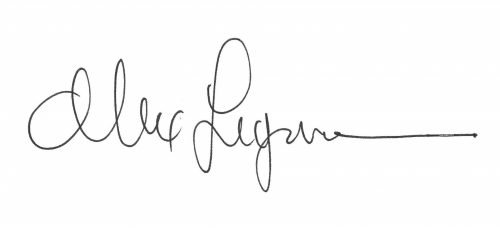
#> input picture images/temp.jpg, 500 x 228 px
$ python -i Helper.py   (imports and definitions only)
#> lines starting #> are read from the running program, lines starting #| are printed output that depends on the picture; after the words box and inside, x2 and y2 are one past the last pixel; in counts of white or black regions, pixels touching at a corner belong together
#> further down, picture is the input picture: shape (228, 500, 3); min 40, max 255, mean 249.3
import cv2
import sys
import os
import numpy as np
import urllib.request
import matplotlib.pyplot as plt
import imutils

# [5 lines of commented-out code are left out]

class Helper():
    def __init__(self):
        pass

    # [15 lines left out: function find_face, not called in this run]

    def detect_sign(self,image):
        orig = image.copy()
        gray = cv2.cvtColor(image,cv2.COLOR_BGR2GRAY)
        gray = cv2.GaussianBlur(gray,(5,5),0)
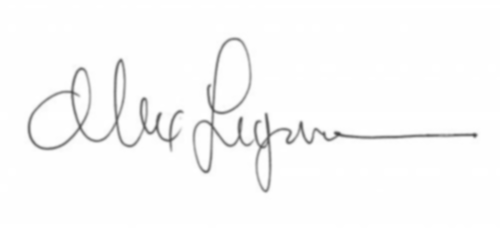
#> gray: shape (228, 500); min 72, max 255, mean 249.3
        plt.imshow(gray,'gray')
        edged = cv2.Canny(gray,80,200)
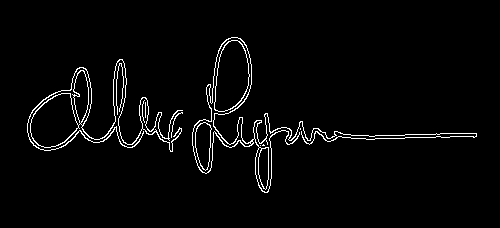
#> edged: shape (228, 500); 2.8% white in thin lines or dots, all inside (x1, y1, x2, y2) = (27, 37, 477, 193)
        plt.imshow(edged,'gray')
        cnts = cv2.findContours(edged.copy(), cv2.RETR_LIST, cv2.CHAIN_APPROX_SIMPLE)
#> cnts = 18 contours, 8 with area under 20; largest, box (x1, y1, x2, y2) and area: (192, 37, 477, 193) 4101, (192, 37, 252, 174) 3560, (27, 59, 183, 152) 2578, (214, 40, 250, 112) 1866, (214, 40, 250, 112) 1836
        cnts = imutils.grab_contours(cnts)
        cnts = sorted(cnts, key= cv2.contourArea, reverse=True)[:1]
#> cnts = 1 contour; box (x1, y1, x2, y2) and area: (192, 37, 477, 193) 4101
        for c in cnts:
            peri = cv2.arcLength(c,True)
            apprx = cv2.approxPolyDP(c, 0.2*peri, True)
            x,y,w,h = cv2.boundingRect(apprx)
            cv2.rectangle(orig,(x,y),(x+w,y+h),(255,0,0),2)
#> this loop made 1 pass
#> (peri, x, y, w, h) on pass 1: (2206.4, 192, 145, 1, 1)
#> orig: shape (228, 500, 3); 0.01% of pixels changed, all inside (x1, y1, x2, y2) = (191, 144, 195, 148)
            #print(c)
        plt.imshow(orig)

    # [108 lines left out: functions convert_sign, sign_extract, not called in this run]

    def download_img(self,url):
        urllib.request.urlretrieve(url,"./images/temp.jpg")


# [6 lines of commented-out code are left out]

>>> import cv2
>>> picture = cv2.imread('../images/temp.jpg')
>>> result = Helper().detect_sign(picture)
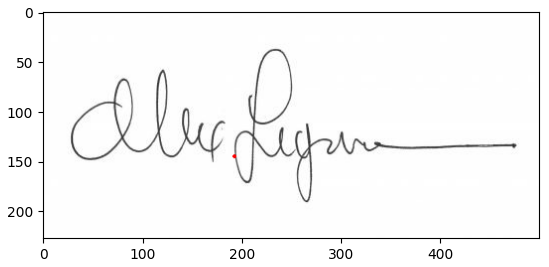
#> figure drawn by matplotlib, 1 panel
